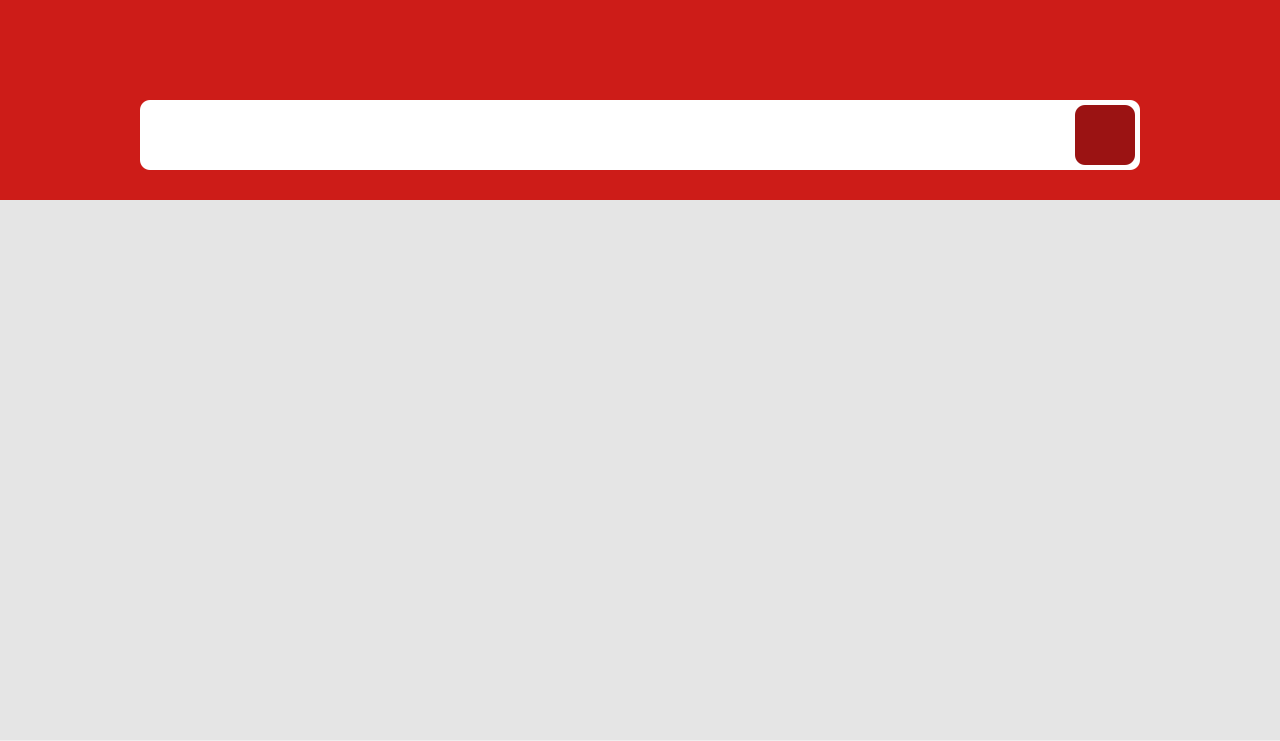
<?xml version="1.0" encoding="UTF-8"?>
<ui version="4.0">
 <class>Form</class>
 <widget class="QWidget" name="Form">
  <property name="geometry">
   <rect>
    <x>0</x>
    <y>0</y>
    <width>1280</width>
    <height>741</height>
   </rect>
  </property>
  <property name="windowTitle">
   <string>Form</string>
  </property>
  <widget class="QWidget" name="widget" native="true">
   <property name="geometry">
    <rect>
     <x>0</x>
     <y>0</y>
     <width>1280</width>
     <height>740</height>
    </rect>
   </property>
   <property name="styleSheet">
    <string notr="true">background-color: #E5E5E5;
border: none;</string>
   </property>
   <widget class="QFrame" name="frame_2">
    <property name="geometry">
     <rect>
      <x>0</x>
      <y>0</y>
      <width>1280</width>
      <height>200</height>
     </rect>
    </property>
    <property name="styleSheet">
     <string notr="true">background-color: #CD1C18;
border: none;</string>
    </property>
    <property name="frameShape">
     <enum>QFrame::Shape::StyledPanel</enum>
    </property>
    <property name="frameShadow">
     <enum>QFrame::Shadow::Raised</enum>
    </property>
    <widget class="QLabel" name="logo">
     <property name="geometry">
      <rect>
       <x>440</x>
       <y>0</y>
       <width>400</width>
       <height>68</height>
      </rect>
     </property>
     <property name="text">
      <string/>
     </property>
     <property name="pixmap">
      <pixmap resource="../resources.qrc">:/resources/resources/icons/logo.png</pixmap>
     </property>
     <property name="scaledContents">
      <bool>true</bool>
     </property>
     <property name="wordWrap">
      <bool>false</bool>
     </property>
    </widget>
    <widget class="QFrame" name="frame_4">
     <property name="geometry">
      <rect>
       <x>140</x>
       <y>100</y>
       <width>1000</width>
       <height>70</height>
      </rect>
     </property>
     <property name="styleSheet">
      <string notr="true">background-color: #FFFFFF;
border-radius: 10px;</string>
     </property>
     <property name="frameShape">
      <enum>QFrame::Shape::StyledPanel</enum>
     </property>
     <property name="frameShadow">
      <enum>QFrame::Shadow::Raised</enum>
     </property>
     <widget class="QLabel" name="input_image">
      <property name="geometry">
       <rect>
        <x>810</x>
        <y>15</y>
        <width>40</width>
        <height>40</height>
       </rect>
      </property>
      <property name="cursor">
       <cursorShape>PointingHandCursor</cursorShape>
      </property>
      <property name="text">
       <string/>
      </property>
      <property name="pixmap">
       <pixmap resource="../resources.qrc">:/resources/resources/icons/input_image.png</pixmap>
      </property>
      <property name="scaledContents">
       <bool>true</bool>
      </property>
     </widget>
     <widget class="QLabel" name="input_voice">
      <property name="geometry">
       <rect>
        <x>870</x>
        <y>15</y>
        <width>40</width>
        <height>40</height>
       </rect>
      </property>
      <property name="cursor">
       <cursorShape>PointingHandCursor</cursorShape>
      </property>
      <property name="text">
       <string/>
      </property>
      <property name="pixmap">
       <pixmap resource="../resources.qrc">:/resources/resources/icons/input_voice.png</pixmap>
      </property>
      <property name="scaledContents">
       <bool>true</bool>
      </property>
     </widget>
     <widget class="QPushButton" name="solve">
      <property name="geometry">
       <rect>
        <x>935</x>
        <y>5</y>
        <width>60</width>
        <height>60</height>
       </rect>
      </property>
      <property name="cursor">
       <cursorShape>PointingHandCursor</cursorShape>
      </property>
      <property name="styleSheet">
       <string notr="true">background-color: #9B1313;
border-radius: 10px;</string>
      </property>
      <property name="text">
       <string/>
      </property>
      <property name="icon">
       <iconset resource="../resources.qrc">
        <normaloff>:/resources/resources/icons/arrow.png</normaloff>:/resources/resources/icons/arrow.png</iconset>
      </property>
      <property name="iconSize">
       <size>
        <width>40</width>
        <height>40</height>
       </size>
      </property>
      <property name="autoDefault">
       <bool>false</bool>
      </property>
      <property name="default">
       <bool>false</bool>
      </property>
      <property name="flat">
       <bool>false</bool>
      </property>
     </widget>
     <widget class="QTextEdit" name="input">
      <property name="geometry">
       <rect>
        <x>10</x>
        <y>10</y>
        <width>781</width>
        <height>51</height>
       </rect>
      </property>
      <property name="palette">
       <palette>
        <active>
         <colorrole role="WindowText">
          <brush brushstyle="SolidPattern">
           <color alpha="255">
            <red>0</red>
            <green>0</green>
            <blue>0</blue>
           </color>
          </brush>
         </colorrole>
         <colorrole role="Button">
          <brush brushstyle="SolidPattern">
           <color alpha="255">
            <red>255</red>
            <green>255</green>
            <blue>255</blue>
           </color>
          </brush>
         </colorrole>
         <colorrole role="Light">
          <brush brushstyle="SolidPattern">
           <color alpha="255">
            <red>255</red>
            <green>255</green>
            <blue>255</blue>
           </color>
          </brush>
         </colorrole>
         <colorrole role="Midlight">
          <brush brushstyle="SolidPattern">
           <color alpha="255">
            <red>255</red>
            <green>255</green>
            <blue>255</blue>
           </color>
          </brush>
         </colorrole>
         <colorrole role="Dark">
          <brush brushstyle="SolidPattern">
           <color alpha="255">
            <red>127</red>
            <green>127</green>
            <blue>127</blue>
           </color>
          </brush>
         </colorrole>
         <colorrole role="Mid">
          <brush brushstyle="SolidPattern">
           <color alpha="255">
            <red>170</red>
            <green>170</green>
            <blue>170</blue>
           </color>
          </brush>
         </colorrole>
         <colorrole role="Text">
          <brush brushstyle="SolidPattern">
           <color alpha="255">
            <red>0</red>
            <green>0</green>
            <blue>0</blue>
           </color>
          </brush>
         </colorrole>
         <colorrole role="BrightText">
          <brush brushstyle="SolidPattern">
           <color alpha="255">
            <red>255</red>
            <green>255</green>
            <blue>255</blue>
           </color>
          </brush>
         </colorrole>
         <colorrole role="ButtonText">
          <brush brushstyle="SolidPattern">
           <color alpha="255">
            <red>0</red>
            <green>0</green>
            <blue>0</blue>
           </color>
          </brush>
         </colorrole>
         <colorrole role="Base">
          <brush brushstyle="SolidPattern">
           <color alpha="255">
            <red>255</red>
            <green>255</green>
            <blue>255</blue>
           </color>
          </brush>
         </colorrole>
         <colorrole role="Window">
          <brush brushstyle="SolidPattern">
           <color alpha="255">
            <red>255</red>
            <green>255</green>
            <blue>255</blue>
           </color>
          </brush>
         </colorrole>
         <colorrole role="Shadow">
          <brush brushstyle="SolidPattern">
           <color alpha="255">
            <red>0</red>
            <green>0</green>
            <blue>0</blue>
           </color>
          </brush>
         </colorrole>
         <colorrole role="AlternateBase">
          <brush brushstyle="SolidPattern">
           <color alpha="255">
            <red>255</red>
            <green>255</green>
            <blue>255</blue>
           </color>
          </brush>
         </colorrole>
         <colorrole role="ToolTipBase">
          <brush brushstyle="SolidPattern">
           <color alpha="255">
            <red>255</red>
            <green>255</green>
            <blue>220</blue>
           </color>
          </brush>
         </colorrole>
         <colorrole role="ToolTipText">
          <brush brushstyle="SolidPattern">
           <color alpha="255">
            <red>0</red>
            <green>0</green>
            <blue>0</blue>
           </color>
          </brush>
         </colorrole>
         <colorrole role="PlaceholderText">
          <brush brushstyle="SolidPattern">
           <color alpha="127">
            <red>0</red>
            <green>0</green>
            <blue>0</blue>
           </color>
          </brush>
         </colorrole>
         <colorrole role="Accent">
          <brush brushstyle="SolidPattern">
           <color alpha="255">
            <red>255</red>
            <green>255</green>
            <blue>255</blue>
           </color>
          </brush>
         </colorrole>
        </active>
        <inactive>
         <colorrole role="WindowText">
          <brush brushstyle="SolidPattern">
           <color alpha="255">
            <red>0</red>
            <green>0</green>
            <blue>0</blue>
           </color>
          </brush>
         </colorrole>
         <colorrole role="Button">
          <brush brushstyle="SolidPattern">
           <color alpha="255">
            <red>255</red>
            <green>255</green>
            <blue>255</blue>
           </color>
          </brush>
         </colorrole>
         <colorrole role="Light">
          <brush brushstyle="SolidPattern">
           <color alpha="255">
            <red>255</red>
            <green>255</green>
            <blue>255</blue>
           </color>
          </brush>
         </colorrole>
         <colorrole role="Midlight">
          <brush brushstyle="SolidPattern">
           <color alpha="255">
            <red>255</red>
            <green>255</green>
            <blue>255</blue>
           </color>
          </brush>
         </colorrole>
         <colorrole role="Dark">
          <brush brushstyle="SolidPattern">
           <color alpha="255">
            <red>127</red>
            <green>127</green>
            <blue>127</blue>
           </color>
          </brush>
         </colorrole>
         <colorrole role="Mid">
          <brush brushstyle="SolidPattern">
           <color alpha="255">
            <red>170</red>
            <green>170</green>
            <blue>170</blue>
           </color>
          </brush>
         </colorrole>
         <colorrole role="Text">
          <brush brushstyle="SolidPattern">
           <color alpha="255">
            <red>0</red>
            <green>0</green>
            <blue>0</blue>
           </color>
          </brush>
         </colorrole>
         <colorrole role="BrightText">
          <brush brushstyle="SolidPattern">
           <color alpha="255">
            <red>255</red>
            <green>255</green>
            <blue>255</blue>
           </color>
          </brush>
         </colorrole>
         <colorrole role="ButtonText">
          <brush brushstyle="SolidPattern">
           <color alpha="255">
            <red>0</red>
            <green>0</green>
            <blue>0</blue>
           </color>
          </brush>
         </colorrole>
         <colorrole role="Base">
          <brush brushstyle="SolidPattern">
           <color alpha="255">
            <red>255</red>
            <green>255</green>
            <blue>255</blue>
           </color>
          </brush>
         </colorrole>
         <colorrole role="Window">
          <brush brushstyle="SolidPattern">
           <color alpha="255">
            <red>255</red>
            <green>255</green>
            <blue>255</blue>
           </color>
          </brush>
         </colorrole>
         <colorrole role="Shadow">
          <brush brushstyle="SolidPattern">
           <color alpha="255">
            <red>0</red>
            <green>0</green>
            <blue>0</blue>
           </color>
          </brush>
         </colorrole>
         <colorrole role="AlternateBase">
          <brush brushstyle="SolidPattern">
           <color alpha="255">
            <red>255</red>
            <green>255</green>
            <blue>255</blue>
           </color>
          </brush>
         </colorrole>
         <colorrole role="ToolTipBase">
          <brush brushstyle="SolidPattern">
           <color alpha="255">
            <red>255</red>
            <green>255</green>
            <blue>220</blue>
           </color>
          </brush>
         </colorrole>
         <colorrole role="ToolTipText">
          <brush brushstyle="SolidPattern">
           <color alpha="255">
            <red>0</red>
            <green>0</green>
            <blue>0</blue>
           </color>
          </brush>
         </colorrole>
         <colorrole role="PlaceholderText">
          <brush brushstyle="SolidPattern">
           <color alpha="127">
            <red>0</red>
            <green>0</green>
            <blue>0</blue>
           </color>
          </brush>
         </colorrole>
         <colorrole role="Accent">
          <brush brushstyle="SolidPattern">
           <color alpha="255">
            <red>255</red>
            <green>255</green>
            <blue>255</blue>
           </color>
          </brush>
         </colorrole>
        </inactive>
        <disabled>
         <colorrole role="WindowText">
          <brush brushstyle="SolidPattern">
           <color alpha="255">
            <red>127</red>
            <green>127</green>
            <blue>127</blue>
           </color>
          </brush>
         </colorrole>
         <colorrole role="Button">
          <brush brushstyle="SolidPattern">
           <color alpha="255">
            <red>255</red>
            <green>255</green>
            <blue>255</blue>
           </color>
          </brush>
         </colorrole>
         <colorrole role="Light">
          <brush brushstyle="SolidPattern">
           <color alpha="255">
            <red>255</red>
            <green>255</green>
            <blue>255</blue>
           </color>
          </brush>
         </colorrole>
         <colorrole role="Midlight">
          <brush brushstyle="SolidPattern">
           <color alpha="255">
            <red>255</red>
            <green>255</green>
            <blue>255</blue>
           </color>
          </brush>
         </colorrole>
         <colorrole role="Dark">
          <brush brushstyle="SolidPattern">
           <color alpha="255">
            <red>127</red>
            <green>127</green>
            <blue>127</blue>
           </color>
          </brush>
         </colorrole>
         <colorrole role="Mid">
          <brush brushstyle="SolidPattern">
           <color alpha="255">
            <red>170</red>
            <green>170</green>
            <blue>170</blue>
           </color>
          </brush>
         </colorrole>
         <colorrole role="Text">
          <brush brushstyle="SolidPattern">
           <color alpha="255">
            <red>127</red>
            <green>127</green>
            <blue>127</blue>
           </color>
          </brush>
         </colorrole>
         <colorrole role="BrightText">
          <brush brushstyle="SolidPattern">
           <color alpha="255">
            <red>255</red>
            <green>255</green>
            <blue>255</blue>
           </color>
          </brush>
         </colorrole>
         <colorrole role="ButtonText">
          <brush brushstyle="SolidPattern">
           <color alpha="255">
            <red>127</red>
            <green>127</green>
            <blue>127</blue>
           </color>
          </brush>
         </colorrole>
         <colorrole role="Base">
          <brush brushstyle="SolidPattern">
           <color alpha="255">
            <red>255</red>
            <green>255</green>
            <blue>255</blue>
           </color>
          </brush>
         </colorrole>
         <colorrole role="Window">
          <brush brushstyle="SolidPattern">
           <color alpha="255">
            <red>255</red>
            <green>255</green>
            <blue>255</blue>
           </color>
          </brush>
         </colorrole>
         <colorrole role="Shadow">
          <brush brushstyle="SolidPattern">
           <color alpha="255">
            <red>0</red>
            <green>0</green>
            <blue>0</blue>
           </color>
          </brush>
         </colorrole>
         <colorrole role="AlternateBase">
          <brush brushstyle="SolidPattern">
           <color alpha="255">
            <red>255</red>
            <green>255</green>
            <blue>255</blue>
           </color>
          </brush>
         </colorrole>
         <colorrole role="ToolTipBase">
          <brush brushstyle="SolidPattern">
           <color alpha="255">
            <red>255</red>
            <green>255</green>
            <blue>220</blue>
           </color>
          </brush>
         </colorrole>
         <colorrole role="ToolTipText">
          <brush brushstyle="SolidPattern">
           <color alpha="255">
            <red>0</red>
            <green>0</green>
            <blue>0</blue>
           </color>
          </brush>
         </colorrole>
         <colorrole role="PlaceholderText">
          <brush brushstyle="SolidPattern">
           <color alpha="127">
            <red>127</red>
            <green>127</green>
            <blue>127</blue>
           </color>
          </brush>
         </colorrole>
         <colorrole role="Accent">
          <brush brushstyle="SolidPattern">
           <color alpha="255">
            <red>255</red>
            <green>255</green>
            <blue>255</blue>
           </color>
          </brush>
         </colorrole>
        </disabled>
       </palette>
      </property>
      <property name="font">
       <font>
        <pointsize>22</pointsize>
       </font>
      </property>
      <property name="cursor" stdset="0">
       <cursorShape>IBeamCursor</cursorShape>
      </property>
      <property name="verticalScrollBarPolicy">
       <enum>Qt::ScrollBarPolicy::ScrollBarAlwaysOff</enum>
      </property>
      <property name="html">
       <string>&lt;!DOCTYPE HTML PUBLIC &quot;-//W3C//DTD HTML 4.0//EN&quot; &quot;http://www.w3.org/TR/REC-html40/strict.dtd&quot;&gt;
&lt;html&gt;&lt;head&gt;&lt;meta name=&quot;qrichtext&quot; content=&quot;1&quot; /&gt;&lt;meta charset=&quot;utf-8&quot; /&gt;&lt;style type=&quot;text/css&quot;&gt;
p, li { white-space: pre-wrap; }
hr { height: 1px; border-width: 0; }
li.unchecked::marker { content: &quot;\2610&quot;; }
li.checked::marker { content: &quot;\2612&quot;; }
&lt;/style&gt;&lt;/head&gt;&lt;body style=&quot; font-family:'Segoe UI'; font-size:22pt; font-weight:400; font-style:normal;&quot;&gt;
&lt;p style=&quot;-qt-paragraph-type:empty; margin-top:0px; margin-bottom:0px; margin-left:0px; margin-right:0px; -qt-block-indent:0; text-indent:0px;&quot;&gt;&lt;br /&gt;&lt;/p&gt;&lt;/body&gt;&lt;/html&gt;</string>
      </property>
     </widget>
    </widget>
   </widget>
   <widget class="QFrame" name="mainFrame">
    <property name="geometry">
     <rect>
      <x>0</x>
      <y>200</y>
      <width>1280</width>
      <height>541</height>
     </rect>
    </property>
    <property name="styleSheet">
     <string notr="true">background-color: #E5E5E5;
border: none;</string>
    </property>
    <property name="frameShape">
     <enum>QFrame::Shape::StyledPanel</enum>
    </property>
    <property name="frameShadow">
     <enum>QFrame::Shadow::Raised</enum>
    </property>
   </widget>
  </widget>
 </widget>
 <resources>
  <include location="../resources.qrc"/>
 </resources>
 <connections/>
</ui>
